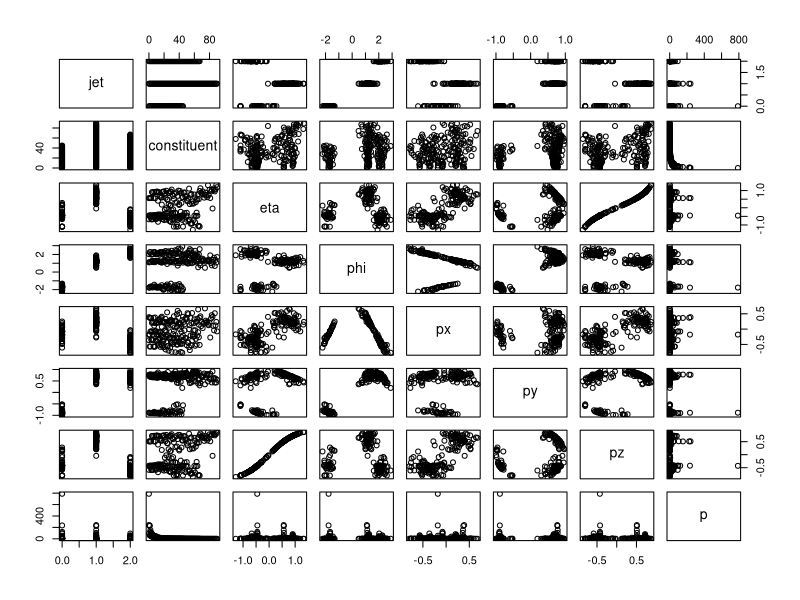
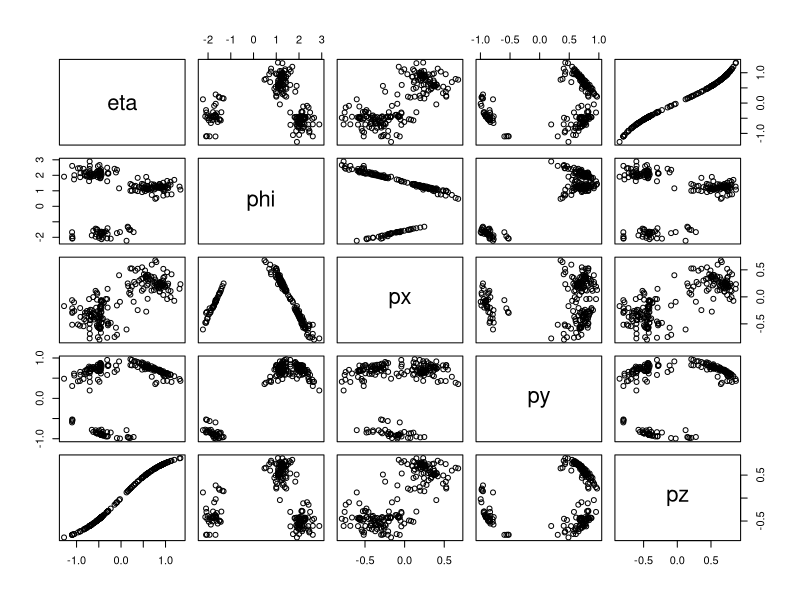

Generate these figures, in order, with R: (Note: this script raises an error after producing the figures.)
##################################
########## Challenge #############
##################################
setwd('~/Desktop/codata2018_git/')
# setwd('~/codata2018_git/') # @ HOME



# Read the dataset on the folder and print the first rows
df <- read.csv('event-0005.csv')
head(df)

# Data exploration
pairs(df[-9])
# From the pairs figure we can tell that a satisfactory clustering (jet)
# must consider all variables but constituent and p (total momentum)
# the pairs figure show how there are three classes of jet and they show different behaviour
# for each variable, eta, phi, px, py and pz
# The train_df does not contain jet as it is the label we're trying to find by clustering


train_df <- df[,-c(1,2,8,9)]
head(train_df)


# Perform k-means with  3 centers, recall that we saw this in the pairs plot

pairs(train_df)
### Look for the most relevant features 
jet.tree <- ctree(df$jet ~ ., data= df)
plot(jet.tree)

### Perform kmeans
 
jet.kmeans <- kmeans(train_df, centers = 3)
plot(train_df, col = jet.kmeans$cluster)
# summary(jet.kmeans)

# get cluster means 
aggregate(train_df,by=list(jet.kmeans$cluster),FUN=mean)

# Cluster Plot against 1st 2 principal components
library(cluster) 
clusplot(train_df, jet.kmeans$cluster, color=TRUE, shade=TRUE, 
         labels=2, lines=0)

# compare the counting with the original dataset (cheating)
table(-jet.kmeans$cluster)
table(df$jet)
# the confusion matrix
table(df$jet, -jet.kmeans$cluster)
#### k-means seems to work pretty well by looking at confusion matrix
